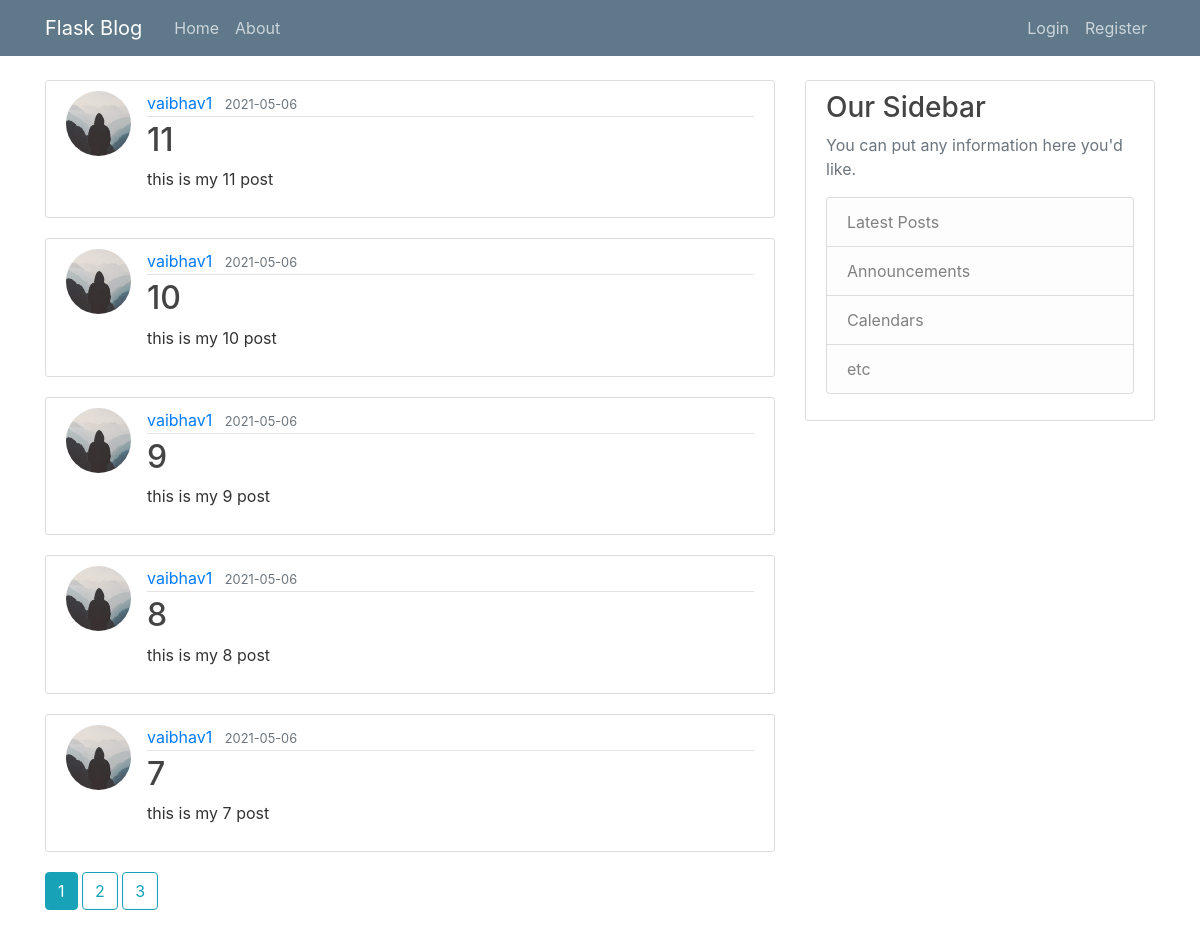
Page /home on the earlier database version.
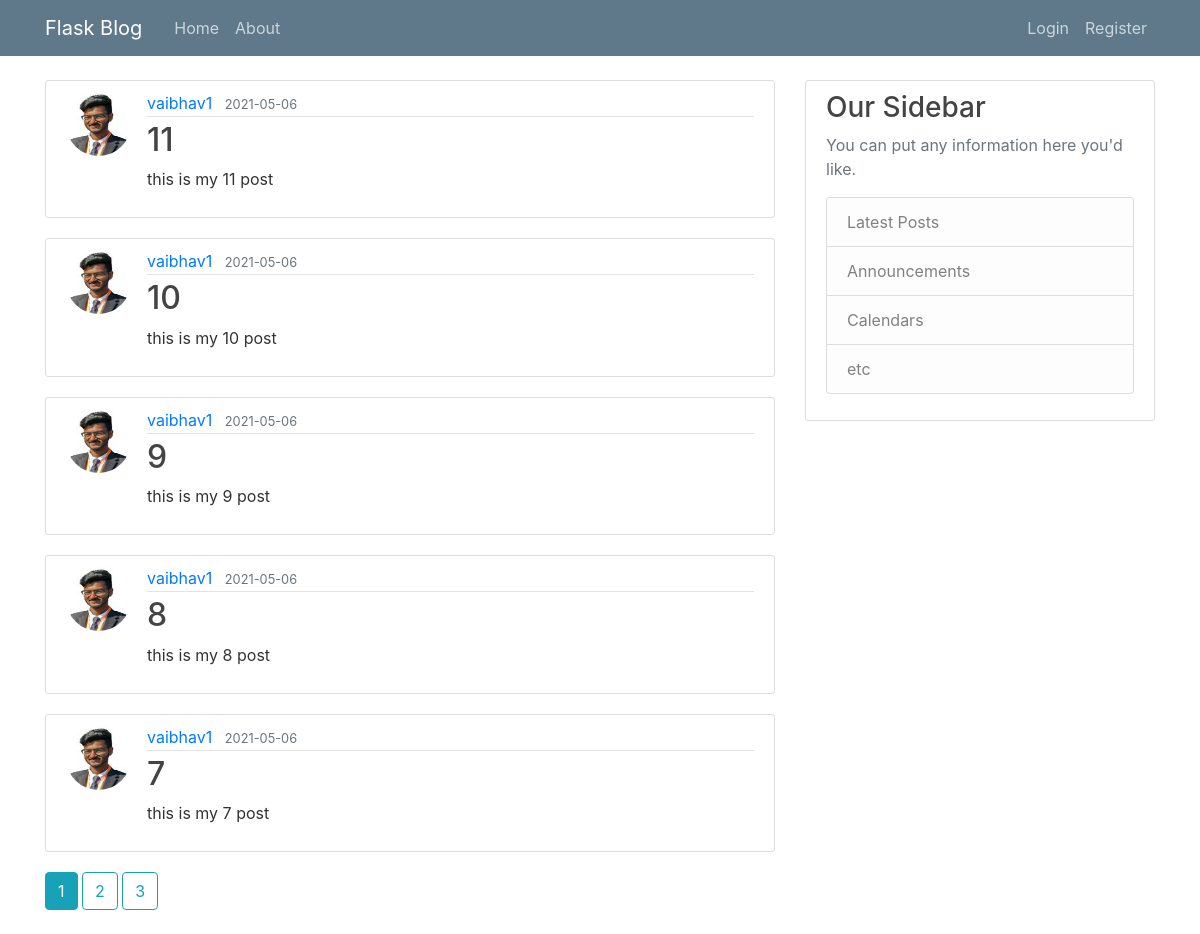
Same page on the later database version.
### app/models.py (models this page shows, shortened)
class Post(db.Model):
    id = db.Column(db.Integer, primary_key = True)
    title = db.Column(db.String(100), nullable = False)
    date_posted = db.Column(db.DateTime, nullable = False, default = datetime.utcnow)
    content = db.Column(db.Text, nullable = False, )
    user_id = db.Column(db.Integer, db.ForeignKey('user.id'), nullable = False)

class User(db.Model, UserMixin):
    id = db.Column(db.Integer, primary_key = True)
    username = db.Column(db.String(20), unique = True, nullable = False)
    email = db.Column(db.String(120), unique = True, nullable = False)
    image_file = db.Column(db.String(20), nullable = False, default = 'default.jpg')
    password = db.Column(db.String(60), nullable = False)
    posts = db.relationship('Post', backref= 'author', lazy = True)

### app/main/routes.py (the view)
@main.route('/')
@main.route('/home')
def home():
    page = request.args.get('page', 1, int)
    posts  = Post.query.order_by(Post.date_posted.desc()).paginate(page = page ,per_page = 5)
    return render_template('home.html', posts = posts)

### app/templates/home.html
{% extends "layout.html" %}
{% block content %}
    {% for post in posts.items %}
    <article class="media content-section">
        <img class='rounded-circle article-img' src= "{{ url_for('static', filename='profile_pics/'+ post.author.image_file)}}">
        <div class="media-body">
            <div class="article-metadata">
                <a class="mr-2" href="{{url_for('users.user_posts', username = post.author.username)}}">{{ post.author.username }}</a>
                <small class="text-muted">{{ post.date_posted.strftime('%Y-%m-%d') }}</small>
            </div>
            <h2><a class="article-title" href="{{ url_for('posts.post', post_id = post.id)}}">{{ post.title }}</a></h2>
            <p class="article-content">{{ post.content }}</p>
        </div>
    </article>
    {% endfor%}
    {% for page_num in posts.iter_pages(left_edge = 1, right_edge = 1, left_current = 1, right_current = 2) %}
        {% if page_num %}
            {% if posts.page == page_num%}
                <a class = 'btn btn-info mb-4' href='{{url_for("main.home", page = page_num)}}'>{{ page_num }}</a>
            {% else %}
                <a class = 'btn btn-outline-info mb-4' href='{{url_for("main.home", page = page_num)}}'>{{ page_num }}</a>
            {% endif %}
        {% else %}
            ...
        {% endif %}
    {% endfor %}
{% endblock content %}

Differences in the rows shown:
changed through a linked row, Post "this is my 11 post": image_file: picture added in place of a placeholder
changed through a linked row, Post "this is my 10 post": image_file: picture added in place of a placeholder
changed through a linked row, Post "this is my 9 post": image_file: picture added in place of a placeholder
changed through a linked row, Post "this is my 8 post": image_file: picture added in place of a placeholder
changed through a linked row, Post "this is my 7 post": image_file: picture added in place of a placeholder
